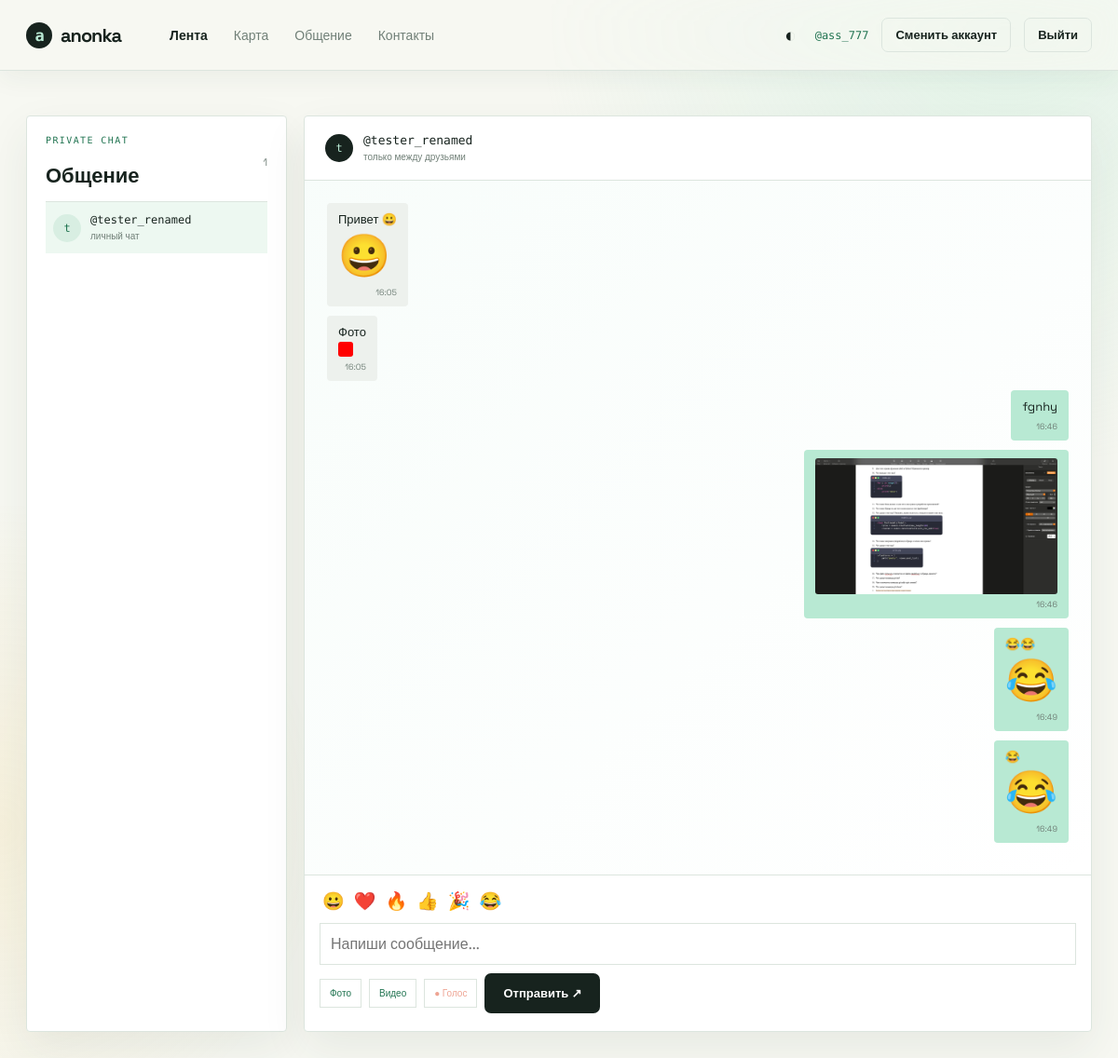
Screenshot of /chat/ (signed in) with the database file from the repository.
### core/models.py (models this page shows, shortened)
class Profile(models.Model):
    user = models.OneToOneField(User, on_delete=models.CASCADE, related_name='profile')
    pseudonym = models.CharField(max_length=24, unique=True)
    bio = models.CharField(max_length=160, blank=True)
    avatar = models.ImageField(upload_to='avatars/%Y/%m/', blank=True, null=True)
    latitude = models.DecimalField(max_digits=9, decimal_places=6, null=True, blank=True,
                                   validators=[MinValueValidator(-90), MaxValueValidator(90)])
    longitude = models.DecimalField(max_digits=9, decimal_places=6, null=True, blank=True,
                                    validators=[MinValueValidator(-180), MaxValueValidator(180)])
    location_updated = models.DateTimeField(null=True, blank=True)

class ChatMessage(models.Model):
    sender = models.ForeignKey(User, on_delete=models.CASCADE, related_name='sent_messages')
    recipient = models.ForeignKey(User, on_delete=models.CASCADE, related_name='received_messages')
    text = models.TextField(max_length=2000, blank=True)
    sticker = models.CharField(max_length=16, blank=True)
    image = models.ImageField(upload_to='messages/images/%Y/%m/', blank=True, null=True)
    video = models.FileField(upload_to='messages/videos/%Y/%m/', blank=True, null=True)
    audio = models.FileField(upload_to='messages/audio/%Y/%m/', blank=True, null=True)
    created_at = models.DateTimeField(auto_now_add=True)
    class Meta:
        ordering = ['created_at']

### core/views.py (the view)
# urls.py: path('chat/', views.chat_list, name='chat'),
@login_required
def chat_list(request):
    friends = User.objects.filter(
        Q(sent_friendships__addressee=request.user, sent_friendships__status=Friendship.Status.ACCEPTED)
        | Q(received_friendships__requester=request.user, received_friendships__status=Friendship.Status.ACCEPTED)
    ).exclude(pk=request.user.pk).select_related('profile').distinct()
    selected = request.GET.get('with')
    selected_friend = friends.filter(pk=selected).first() if selected else friends.first()
    messages_list = []
    if selected_friend:
        messages_list = ChatMessage.objects.filter(
            Q(sender=request.user, recipient=selected_friend) | Q(sender=selected_friend, recipient=request.user)
        ).select_related('sender__profile', 'recipient__profile')
    return render(request, 'chat.html', {'friends': friends, 'selected_friend': selected_friend, 'chat_messages': messages_list, 'message_form': MessageForm()})

### core/forms.py (shortened to what this page needs)
class MessageForm(forms.Form):
    text = forms.CharField(max_length=2000, required=False, widget=forms.TextInput(attrs={'placeholder': 'Напиши сообщение...'}))
    sticker = forms.CharField(max_length=16, required=False, widget=forms.HiddenInput)
    image = forms.ImageField(required=False)
    video = forms.FileField(required=False)
    audio = forms.FileField(required=False)

### templates/chat.html
{% extends 'base.html' %}{% block title %}Общение — anonka{% endblock %}{% block content %}<section class="chat-shell wrap"><aside class="chat-sidebar panel"><div class="section-heading"><div><p class="eyebrow">PRIVATE CHAT</p><h1>Общение</h1></div><span class="muted">{{ friends|length }}</span></div>{% for friend in friends %}<a class="chat-friend {% if selected_friend.id == friend.id %}active{% endif %}" href="{% url 'chat' %}?with={{ friend.id }}"><span class="avatar avatar-pale">{{ friend.profile.pseudonym|slice:':1' }}</span><span><strong>@{{ friend.profile.pseudonym }}</strong><small>личный чат</small></span></a>{% empty %}<p class="muted">Сначала добавь друга и прими запрос.</p>{% endfor %}</aside><section class="chat-window panel">{% if selected_friend %}<header class="chat-header"><span class="avatar">{{ selected_friend.profile.pseudonym|slice:':1' }}</span><div><strong>@{{ selected_friend.profile.pseudonym }}</strong><small>только между друзьями</small></div></header><div class="chat-messages" id="chat-messages">{% for message in chat_messages %}<div class="message {% if message.sender_id == user.id %}mine{% endif %}">{% if message.text %}<p>{{ message.text }}</p>{% endif %}{% if message.sticker %}<div class="message-sticker">{{ message.sticker }}</div>{% endif %}{% if message.image %}<img src="{{ message.image.url }}" alt="Фото в сообщении">{% endif %}{% if message.video %}<video controls src="{{ message.video.url }}"></video>{% endif %}{% if message.audio %}<audio controls src="{{ message.audio.url }}"></audio>{% endif %}<small>{{ message.created_at|date:'H:i' }}</small></div>{% empty %}<div class="chat-empty">Напиши первое сообщение. Здесь всё остаётся между вами.</div>{% endfor %}</div><form class="message-composer" method="post" action="{% url 'send_message' selected_friend.id %}" enctype="multipart/form-data" id="message-form">{% csrf_token %}<div class="sticker-tray"><button type="button" data-sticker="😀">😀</button><button type="button" data-sticker="❤️">❤️</button><button type="button" data-sticker="🔥">🔥</button><button type="button" data-sticker="👍">👍</button><button type="button" data-sticker="🎉">🎉</button><button type="button" data-sticker="😂">😂</button></div>{{ message_form.sticker }}{{ message_form.text }}<div class="message-tools"><label class="attach-button">Фото{{ message_form.image }}</label><label class="attach-button">Видео{{ message_form.video }}</label><button type="button" class="voice-button" id="voice-button">● Голос</button><button class="button" type="submit">Отправить ↗</button></div><div id="voice-status" class="voice-status"></div></form>{% else %}<div class="chat-empty large"><strong>Выбери друга</strong><p>Личные сообщения, фото, видео, голосовые и стикеры.</p></div>{% endif %}</section></section>{% endblock %}{% block scripts %}<script>window.chatCsrf = "{{ csrf_token }}";</script>{% endblock %}

### templates/base.html (shortened to what this page needs)
{% load static %}
<!doctype html>
<html lang="ru">
<head>
  <link rel="stylesheet" href="https://unpkg.com/leaflet@1.9.4/dist/leaflet.css">
  <link rel="stylesheet" href="{% static 'css/style.css' %}">
  <link rel="stylesheet" href="{% static 'css/night.css' %}">
  <link rel="stylesheet" href="{% static 'css/motion.css' %}">
</head>
<body>
  <header class="topbar">
    <a href="{% url 'home' %}" class="brand"><span class="brand-mark">a</span><span>anonka</span></a>
    <nav>
      <a href="{% url 'home' %}">Лента</a><a href="{% url 'map' %}">Карта</a>{% if user.is_authenticated %}<a href="{% url 'chat' %}">Общение</a>{% endif %}<a href="{% url 'contact' %}">Контакты</a>
    </nav>
    <div class="top-actions">
      <button class="theme-toggle" type="button" aria-label="Переключить тему" data-theme-toggle>◐</button>
      {% if user.is_authenticated %}<a class="identity" href="{% url 'profile' %}">@{{ user.profile.pseudonym }}</a><a class="button button-small button-ghost" href="{% url 'switch_account' %}">Сменить аккаунт</a><a class="button button-small button-ghost" href="{% url 'logout' %}">Выйти</a>{% else %}<a class="button button-small" href="{% url 'login' %}">Войти</a>{% endif %}
    </div>
  </header>
  <main>{% block content %}{% endblock %}</main>
</body>
</html>

### static/css/motion.css (style rules this page uses)
body { animation: page-enter .65s ease-out both; }
body:before { animation: ambient-drift 18s ease-in-out infinite alternate; }
.topbar { transition: background-color .3s ease, border-color .3s ease, box-shadow .3s ease; }
.brand-mark { transition: transform .35s cubic-bezier(.2, .8, .2, 1), background-color .25s ease; }
.topbar nav a { position: relative; transition: color .2s ease; }
.topbar nav a:after { content: ''; position: absolute; left: 0; right: 100%; bottom: -8px; height: 2px; background: var(--green); transition: right .25s ease; }
.button, .theme-toggle, .post-actions button, .file-label, .social-button { transition: transform .22s ease, background-color .22s ease, border-color .22s ease, color .22s ease, box-shadow .22s ease; }
.panel, .post { animation: rise-in .55s ease-out both; }
.avatar { transition: transform .25s ease, box-shadow .25s ease; }

### rows the page displays
ChatMessage: text "Привет 😀", sticker "😀", created_at "16:05"
ChatMessage: text "Фото", image (picture), created_at "16:05"
ChatMessage: text "fgnhy", created_at "16:46"
ChatMessage: image (picture), created_at "16:46"
ChatMessage: text "😂😂", sticker "😂", created_at "16:49"
ChatMessage: text "😂", sticker "😂", created_at "16:49"

### other values shown
{{ user.profile.pseudonym }} "ass_777"
{{ friends|length }} "1"
{{ friend.profile.pseudonym|slice:':1' }} "t"
{{ friend.profile.pseudonym }} "tester_renamed"
{{ selected_friend.profile.pseudonym|slice:':1' }} "t"
{{ selected_friend.profile.pseudonym }} "tester_renamed"
